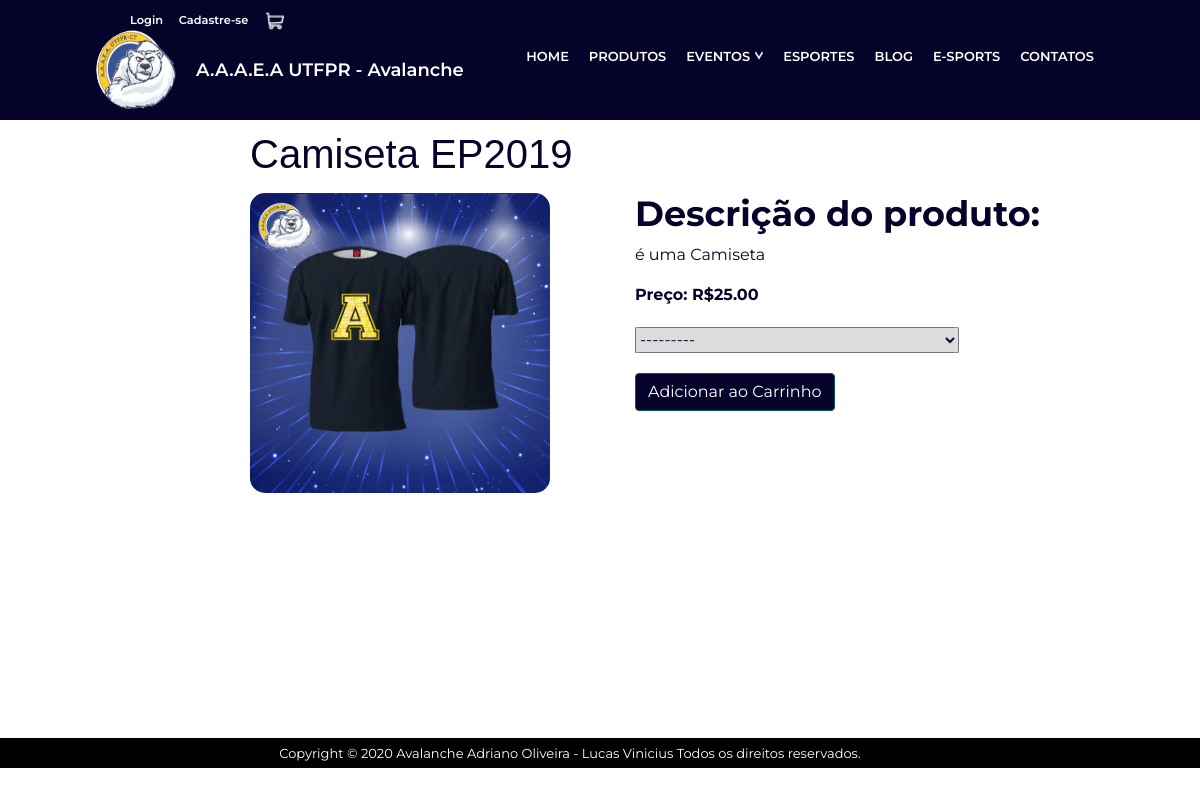
The app's page /Produtos/camiseta-ep2019 with its own data.
### ecommerce/models.py (models this page shows, shortened)
class produtobase(models.Model):
    Destaque = (('Sim', 'Sim'), ('Não', 'Não'),)
    name = models.CharField(max_length=255,null = False,blank = False,verbose_name='Nome')
    descricao = models.TextField(null = False,blank = False,verbose_name='Descrição')
    thumb = StdImageField(upload_to=get_file_path, null=False, blank=False, verbose_name='thumbnail')
    preco = models.DecimalField(decimal_places=2, max_digits=6, verbose_name='Preço')
    p_socio = models.DecimalField(decimal_places=2, max_digits=6, verbose_name='Preço para Sócio')
    destaque =  models.CharField(max_length=30, null=True, blank=True, choices=Destaque, default='Não')
    slug = AutoSlugField(populate_from='name')
    pub_date = models.DateField(auto_now_add=True, verbose_name='Data de Criação')
    class Meta:
        verbose_name = 'Produto Base'
        verbose_name_plural = 'Produtos Base'
        ordering = ['name']
    def get_produto(self):
        return self.Produtos.all()

### ecommerce/views.py (the view)
# urls.py: path('Produtos/<slug:slug>',Produtobase_view,name = 'ProdutosBase_view'),
def Produtobase_view(request,slug):
    Produtobase = get_object_or_404(produtobase,slug=slug)
    if request.method == 'POST':
        answer = request.POST['Modelo']
        if answer == '0':
            messages.info(request,'Quase lá, insira o modelo que deseja comprar')
        else:
            return redirect('Adicionar_produto',pk = answer)
    context = {
        'produtobase':Produtobase
    }
    return render(request,'PadraoProdutosBase.html',context)

### ecommerce/templates/PadraoProdutosBase.html (shortened to what this page needs)
{% extends 'Base.html' %}
{%load static%}
{%load bootstrap4 %}
{%block body%}
<div class="Product">
    <h1>{{produtobase.name}}</h1>
    <div class="product-info">
            {% if produtobase.thumb.url != blank%}
                <img src = "{{produtobase.thumb.url}}" alt ="{{produtobase.name}}" height="300" width="300">
            {%endif%}
        <div class="product-info-right">
            <h2><strong>Descrição do produto:</strong></h2>
            <p>{{produtobase.descricao}}</p>
            {%if user.get_socio %}
                <span class="preco_socio">
                <del>Preço: R${{produtobase.preco}}</del>
                </span>
                <strong><span>Sócio: R${{produtobase.p_socio}}</span></strong>
            {%else%}
                <strong><span class="preco">Preço: R${{produtobase.preco}}</span></strong>
            {%endif%}
        <form method="post" class="adicionar">
            <select name = 'Modelo'  style="width:80%; height:25%;">
                <option value="0" selected>---------</option>
            </select>
                {% buttons%}
                    <button type="submit" class="btn btn-primary">Adicionar ao Carrinho</button>
                {%endbuttons%}
        </form>
        </div>
    </div>
</div>
{%endblock%}

### Avalancheutfpr/static/css/style.css (style rules this page uses)
* { margin:0; padding:0; box-sizing:border-box; }
body { font-family:'Montserrat', Arial, Helvetica, sans-serif; font-size:13px; overflow-x:hidden; }
.product { min-height:76vh; }
.product h1 { font-family:'Road_Rage', Arial, Helvetica, sans-serif; color:#050329; margin:10px 10px 15px 250px; }
.product-info { display:flex; flex-direction:row; flex-wrap:wrap; }
.product-info img { width:25%; height:50%; margin-bottom:1%; border-radius:5%; margin: 0px 85px 30px 250px; }
.product-info span { color:#050329; font-family:'Montserrat', Arial, Helvetica, sans-serif; font-size:16px; }
.product-info-right { display:flex; flex-direction:column; }
.product-info-right p { font-family:'Montserrat', Arial, Helvetica, sans-serif; font-size:16px; color:#050329; }
.product-info-right select { font-size:16px; margin: 5% 5% 5% 0%; border-radius:2%; color:#050329; background-color:DCDCDC; }
.product-info-right h2 { font-family:'Montserrat', Arial, Helvetica, sans-serif; font-size:35px; color:#050329; }
.btn-primary { color:#fff;background-color:#050329;border-color:#005a5a }

### records on screen
produtobase: name "Camiseta EP2019", thumb (picture), descricao "é uma Camiseta", preco "25.00"
